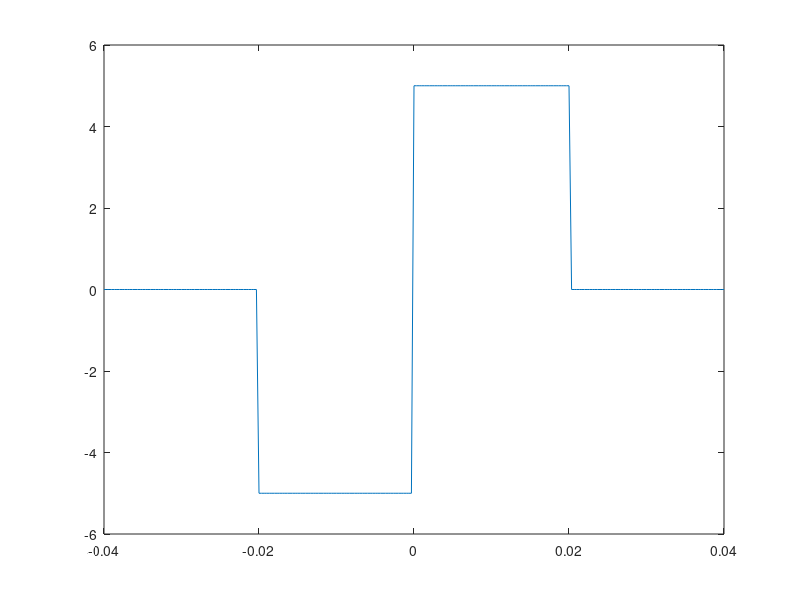

Source code (MATLAB): (Note: this script raises an error after producing the figure.)
close all
clc
Fs = 3e3;
T = 20e-3;
A = 5;
t = -2*T:1/Fs:2*T;
s = -A * rectpuls(t + T/2, T) + A * rectpuls (t - T/2, T);
g = figure();
plot(t, s)
ylim ([-6 6]);
s_f = figure();
spectrum(s',Fs);
xlim([0,1000]);

saveas(g,'../fig/graph4','png');
saveas(s_f,'../fig/spec4','png');